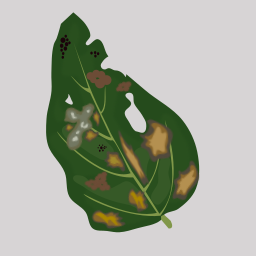
//> input picture Images/folha_doente_falsa.png, 256 x 256 px
$ ./find_contours ../../../Images/folha_doente_falsa.png   (built with g++ and OpenCV 4)
//> lines starting //> are read from the running program, lines starting //| are printed output that depends on the picture; after the words box and inside, x2 and y2 are one past the last pixel; in counts of white or black regions, pixels touching at a corner belong together
/* OpenCV 4.5.1 */
#include <iostream>
#include <vector>
#include <opencv2/imgproc.hpp>
#include <opencv2/highgui.hpp>

using namespace std;
using namespace cv;

Mat src_gray;
int thresh = 100;
void thresh_callback(int, void *);

int main(int argc, char **argv)
{
    // Default path
    string folder = "../../../Images/";
    string original_path = folder + "folha_doente_falsa.png";

    // Command line parsing
    CommandLineParser parser(argc, argv, "{@input || image path}");
    if (!parser.get<String>("@input").empty()) {
        original_path = parser.get<String>("@input");
    }

    Mat src = imread(original_path);
//> src is the input picture: 256 rows x 256 cols, CV_8UC3; mean B, G, R 159, 172.9, 167.6
    if (src.empty()) {
        cout << "Error loading" <<  src << "\n";
        return EXIT_FAILURE;
    }

    cvtColor(src, src_gray, COLOR_BGR2GRAY);
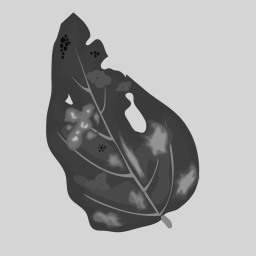
//> src_gray: 256 rows x 256 cols, CV_8UC1; min 12, max 213, mean 169.7

    namedWindow("Window", WINDOW_AUTOSIZE);
    imshow("Window", src);

    const int max_thresh = 255;
    createTrackbar("Canny thresh", "Window", &thresh, max_thresh, thresh_callback);

    waitKey();

    return 0;
}

void thresh_callback(int, void *)
{

    Mat canny_output;
    Canny(src_gray, canny_output, thresh, thresh * 2);
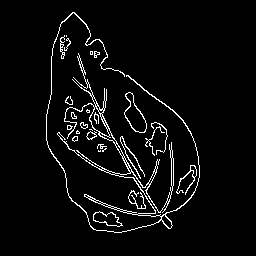
//> canny_output: 256 rows x 256 cols, CV_8UC1; 4.4% white in thin lines or dots, all inside (x1, y1, x2, y2) = (46, 12, 200, 233)

    vector<vector<Point> > contours;
    vector<Vec4i> hierarchy;
    findContours(canny_output, contours, hierarchy, RETR_TREE, CHAIN_APPROX_SIMPLE);
//> contours = 101 contours, 82 with area under 20; largest, box (x1, y1, x2, y2) and area: (46, 12, 200, 233) 1186, (124, 92, 147, 133) 457, (124, 92, 147, 133) 423, (89, 106, 110, 137) 259, (93, 211, 123, 227) 256

    Mat drawing = Mat::zeros(canny_output.size(), CV_8UC3);
    for (size_t i = 0; i < contours.size(); i++) {
        drawContours(drawing, contours, (int)i, Scalar(0, 0, 256), 2, LINE_8, hierarchy, 0);
    }
//> this loop made 101 passes
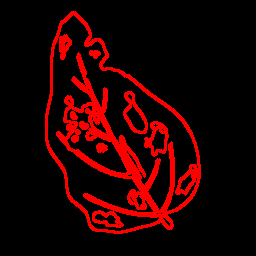
//> drawing: 256 rows x 256 cols, CV_8UC3; mean B, G, R 0, 0, 33.2

    imshow("Contours", drawing);
}
